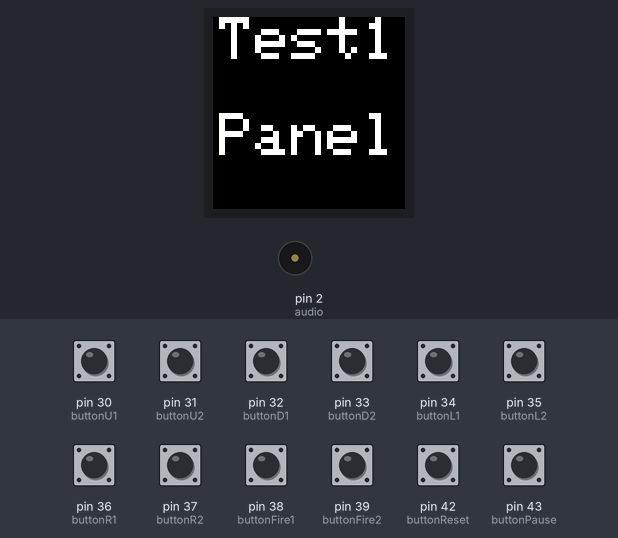
Recording of a sketch running on a simulated Arduino Mega 2560, built with avr-gcc and run on an emulated ATmega2560. On the bench: 32×32 colour display, buzzer (waves = sounding). Inputs (shaded band) come from the test bench; at power-on: pin 30 (buttonU1), pin 31 (buttonU2), pin 32 (buttonD1), pin 33 (buttonD2), pin 34 (buttonL1), pin 35 (buttonL2), pin 36 (buttonR1), pin 37 (buttonR2), pin 38 (buttonFire1), pin 39 (buttonFire2), pin 42 (buttonReset), pin 43 (buttonPause) HIGH.

Above: at 0.1 s.
At 11.3 s:
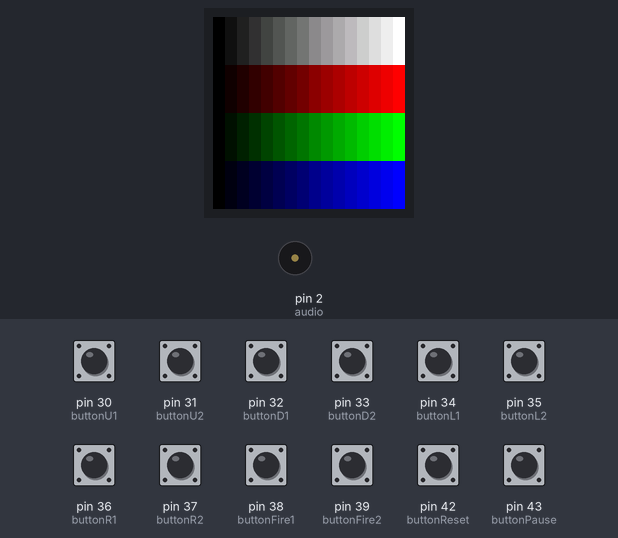
At 17.6 s:
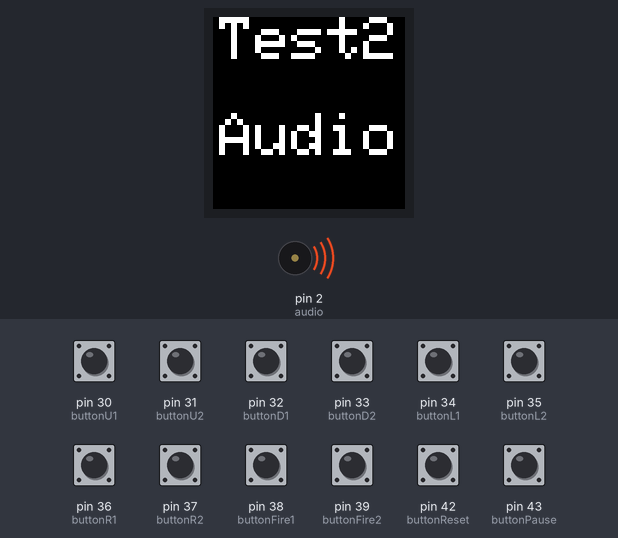
At 22.4 s:
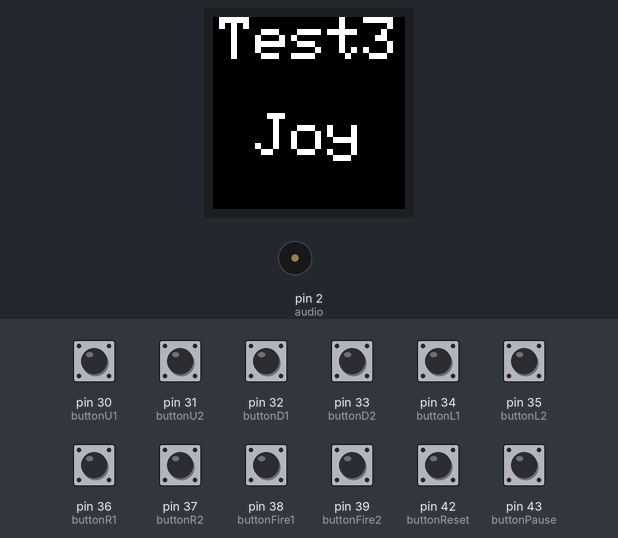
Timing chart, 0 to 23.9 s (numbered marks = the images above):
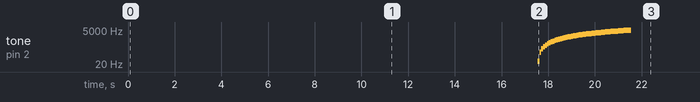

The sketch:

LEDmePlayHardwareCheck.ino
```cpp
//
// Hardware Check
//
// for the LEDmePlay
//
// by Daniel Hirscher 2016
//

#include <Adafruit_GFX.h>   // Core graphics library
#include <RGBmatrixPanel.h> // Hardware-specific library

#define CLK 50
#define LAT 10
#define OE  51
#define A   A0
#define B   A1
#define C   A2
#define D   A3

// Joystick 1
#define buttonU1 30
#define buttonD1 32
#define buttonL1 34
#define buttonR1 36
#define buttonFire1 38

// Joystick 2
#define buttonU2 31
#define buttonD2 33
#define buttonL2 35
#define buttonR2 37
#define buttonFire2 39

// Other buttons
#define buttonReset 42
#define buttonPause 43

// Audio out
#define audio 2

RGBmatrixPanel matrix(A, B, C, D, CLK, LAT, OE, true);

void setup() {

  // Initialize joystick buttons
  pinMode(buttonL1, INPUT);
  pinMode(buttonL2, INPUT);
  pinMode(buttonR1, INPUT);
  pinMode(buttonR2, INPUT);
  pinMode(buttonU1, INPUT);
  pinMode(buttonU2, INPUT);
  pinMode(buttonD1, INPUT);
  pinMode(buttonD2, INPUT);
  pinMode(buttonFire1, INPUT);
  pinMode(buttonFire2, INPUT);
  pinMode(buttonReset, INPUT);
  pinMode(buttonPause, INPUT);

  // Activate internal pull-up resistors
  digitalWrite(buttonL1, HIGH);
  digitalWrite(buttonL2, HIGH);
  digitalWrite(buttonR1, HIGH);
  digitalWrite(buttonR2, HIGH);
  digitalWrite(buttonU1, HIGH);
  digitalWrite(buttonU2, HIGH);
  digitalWrite(buttonD1, HIGH);
  digitalWrite(buttonD2, HIGH);
  digitalWrite(buttonFire1, HIGH);
  digitalWrite(buttonFire2, HIGH);
  digitalWrite(buttonReset, HIGH);
  digitalWrite(buttonPause, HIGH);

  // Initialize matrix
  matrix.begin();
  matrix.setTextSize(1);
  matrix.setTextWrap(false);

  // test 1: matrix pixel test
  matrix.setCursor(1, 0);
  matrix.print("Test1");
  matrix.setCursor(1, 16);
  matrix.print("Panel");
  matrix.swapBuffers(false);
  delay(3000);
  // all pixels red
  matrix.fillScreen(matrix.Color333(7, 0, 0));
  matrix.swapBuffers(false);
  delay(2000);
  // all pixels green
  matrix.fillScreen(matrix.Color333(0, 7, 0));
  matrix.swapBuffers(false);
  delay(2000);
  // all pixels blue
  matrix.fillScreen(matrix.Color333(0, 0, 7));
  matrix.swapBuffers(false);
  delay(2000);
  // brightness bars: white, red, green, blue as color333
  matrix.fillScreen(0);
  for (int x = 0; x < 8; ++x) {
    matrix.fillRect(x * 4,  0, 4, 8, matrix.Color333(x, x, x));
    matrix.fillRect(x * 4,  8, 4, 8, matrix.Color333(x, 0, 0));
    matrix.fillRect(x * 4, 16, 4, 8, matrix.Color333(0, x, 0));
    matrix.fillRect(x * 4, 24, 4, 8, matrix.Color333(0, 0, x));
  }
  matrix.swapBuffers(false);
  delay(2000);
  // brightness bars: white, red, green, blue as color444
  matrix.fillScreen(0);
  for (int x = 0; x < 16; ++x) {
    matrix.fillRect(x * 2,  0, 2, 8, matrix.Color444(x, x, x));
    matrix.fillRect(x * 2,  8, 2, 8, matrix.Color444(x, 0, 0));
    matrix.fillRect(x * 2, 16, 2, 8, matrix.Color444(0, x, 0));
    matrix.fillRect(x * 2, 24, 2, 8, matrix.Color444(0, 0, x));
  }
  matrix.swapBuffers(false);
  delay(2000);
  // brightness bars: white, red, green, blue as color888
  matrix.fillScreen(0);
  for (int x = 0; x < 32; ++x) {
    matrix.drawLine(x,  0, x,  7, matrix.Color888(x * 4, x * 4, x * 4));
    matrix.drawLine(x,  8, x, 15, matrix.Color888(x * 4, 0, 0));
    matrix.drawLine(x, 16, x, 23, matrix.Color888(0, x * 4, 0));
    matrix.drawLine(x, 24, x, 31, matrix.Color888(0, 0, x * 4));
  }
  matrix.swapBuffers(false);
  delay(2000);
  // brightness bars: white, red, green, blue as color888 with gamma correction
  matrix.fillScreen(0);
  for (int x = 0; x < 32; ++x) {
    matrix.drawLine(x,  0, x,  7, matrix.Color888(x * 4, x * 4, x * 4, true));
    matrix.drawLine(x,  8, x, 15, matrix.Color888(x * 4, 0, 0, true));
    matrix.drawLine(x, 16, x, 23, matrix.Color888(0, x * 4, 0, true));
    matrix.drawLine(x, 24, x, 31, matrix.Color888(0, 0, x * 4, true));
  }
  matrix.swapBuffers(false);
  delay(2000);

  // test 2: audio
  matrix.fillScreen(0);
  matrix.setCursor(1, 0);
  matrix.print("Test2");
  matrix.setCursor(1, 16);
  matrix.print("Audio");
  matrix.swapBuffers(false);
  for (int hz = 31; hz <= 4978; hz = hz + 100) {
    tone(audio, hz);
    delay(80);
  }
  noTone(audio);
  delay(800);

  // test 3: buttons
  matrix.fillScreen(0);
  matrix.setCursor(1, 0);
  matrix.print("Test3");
  matrix.setCursor(7, 16);
  matrix.print("Joy");
  matrix.swapBuffers(false);
}

boolean clear = false;

void loop() {

  boolean l1 = digitalRead(buttonL1);
  boolean l2 = digitalRead(buttonL2);
  boolean r1 = digitalRead(buttonR1);
  boolean r2 = digitalRead(buttonR2);
  boolean u1 = digitalRead(buttonU1);
  boolean u2 = digitalRead(buttonU2);
  boolean d1 = digitalRead(buttonD1);
  boolean d2 = digitalRead(buttonD2);
  boolean f1 = digitalRead(buttonFire1);
  boolean f2 = digitalRead(buttonFire2);
  boolean rs = digitalRead(buttonReset);
  boolean ps = digitalRead(buttonPause);

  if (
    LOW == l1 ||
    LOW == l2 ||
    LOW == r1 ||
    LOW == r2 ||
    LOW == u1 ||
    LOW == u2 ||
    LOW == d1 ||
    LOW == d2 ||
    LOW == f1 ||
    LOW == f2 ||
    LOW == rs ||
    LOW == ps)
  {
    matrix.fillScreen(0);
    matrix.setCursor(1, 0);
    matrix.print("Test3");

    if (LOW == l1) { matrix.setCursor( 1,  8); matrix.print("L"); }
    if (LOW == d1) { matrix.setCursor( 7,  8); matrix.print("D"); }
    if (LOW == r1) { matrix.setCursor(13,  8); matrix.print("R"); }
    if (LOW == u1) { matrix.setCursor(19,  8); matrix.print("U"); }
    if (LOW == f1) { matrix.setCursor(25,  8); matrix.print("F"); }

    if (LOW == l2) { matrix.setCursor( 1, 16); matrix.print("L"); }
    if (LOW == d2) { matrix.setCursor( 7, 16); matrix.print("D"); }
    if (LOW == r2) { matrix.setCursor(13, 16); matrix.print("R"); }
    if (LOW == u2) { matrix.setCursor(19, 16); matrix.print("U"); }
    if (LOW == f2) { matrix.setCursor(25, 16); matrix.print("F"); }

    if (LOW == rs) { matrix.setCursor( 1, 24); matrix.print("RS"); }
    if (LOW == ps) { matrix.setCursor(19, 24); matrix.print("PS"); }

    clear = true;
    matrix.swapBuffers(false);
  } else if (clear) {
    matrix.fillScreen(0);
    matrix.setCursor(1, 0);
    matrix.print("Test3");
    matrix.swapBuffers(false);
    clear = false;
  }
}
```

Measured:
- what the display in image 1 shows lasts 2.1 s, from 11.2 s to 13.3 s
